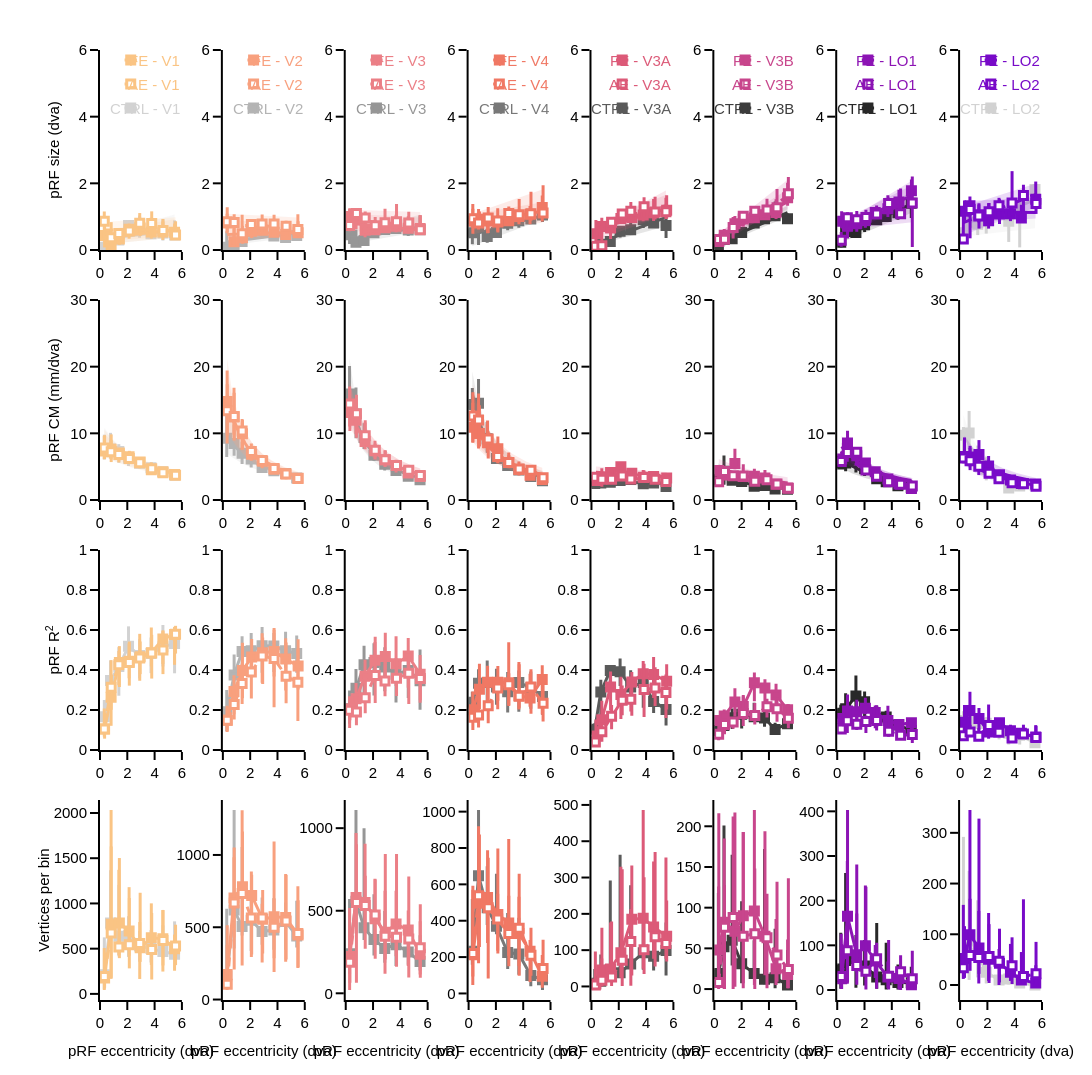
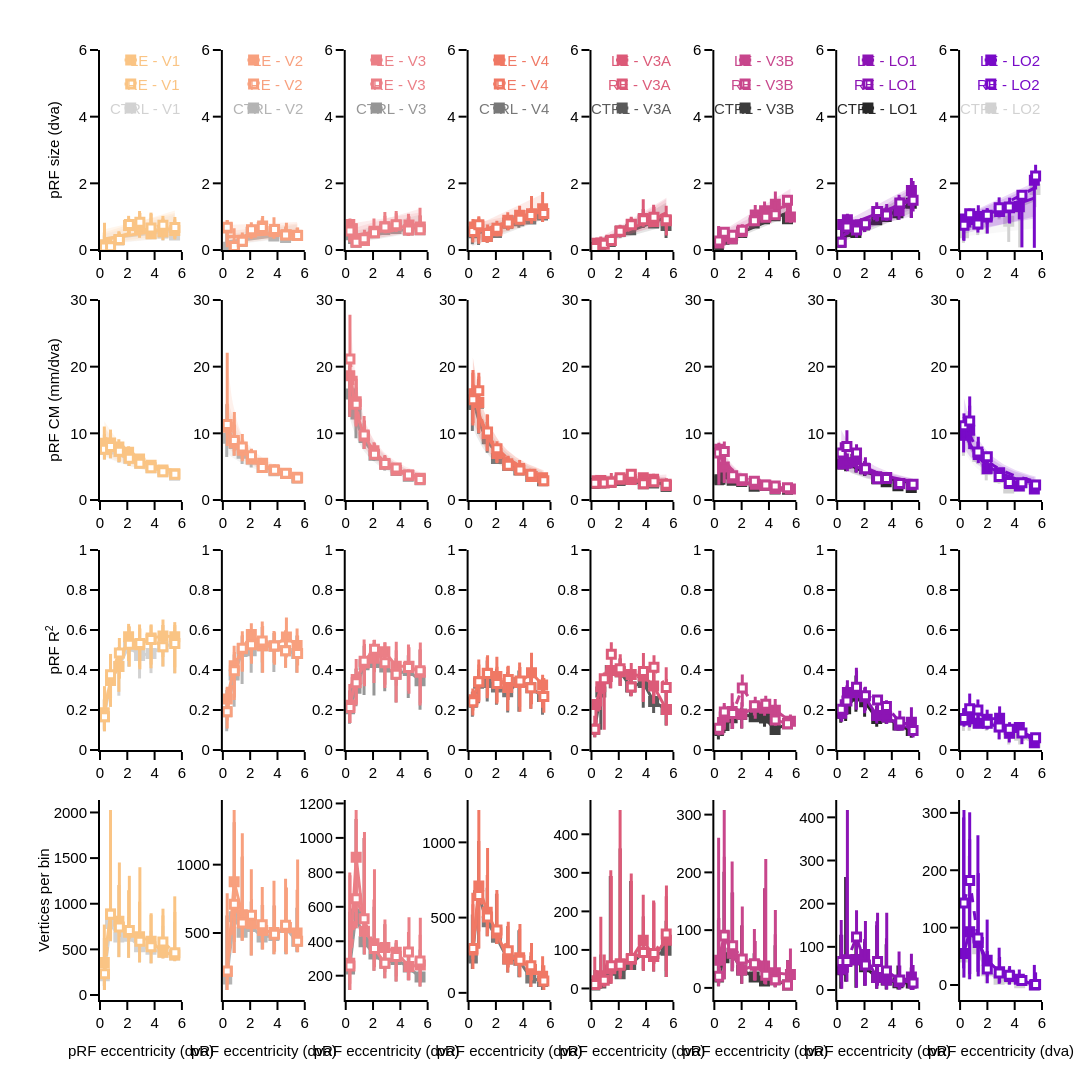

The notebook cell saved with these charts, in order:
### Markdown cell above
## Figure 4 — pRF size and pCM as a function of eccentricity

Group TSVs made on the cluster by `make_ecc_size_pcm_tsv.py`, figure by `eyes_ecc_size_pcm_plot` as in `make_ecc_size_pcm_fig.py`. Amblyopes (AE, FE, with the controls' CTRL curve) and controls (LE, RE). These group TSVs use the groups of settings.yml (sub-05 as labelled), whatever `sub05_version`.

### Code cell
ecc_spec = 'task-BarsBarsRingsWedges_fmriprep_dct_psc_concat_rois-group-mmp'
ecc_tsv = '{}/{}/fsnative/{}/tsv/{}_{}_ecc-size-pcm.tsv'
figure_info = analysis_info.copy()
figure_info['rois'] = list(analysis_info['rois-group-mmp'].keys())

df_ecc = {g: pd.read_table(ecc_tsv.format(pp_dir, g, output_folder, g, ecc_spec), sep='\t')
          for g in ['group-patient', 'group-control']}
df_ctrl = df_ecc['group-control'][df_ecc['group-control'].eye_condition == 'CTRL'].copy()

for g, subject_group, ctrl in [('group-patient', 'patient', df_ctrl), ('group-control', 'control', None)]:
    figure_info['subject_group'] = subject_group
    fig = project_plot_utils.eyes_ecc_size_pcm_plot(df=df_ecc[g], figure_info=figure_info, rsq2use='prf_rsq', df_ctrl=ctrl)
    fig.show()
    fig.write_image('{}/od_final_fig4_ecc_size_pcm_{}.pdf'.format(fig_dir, g))
